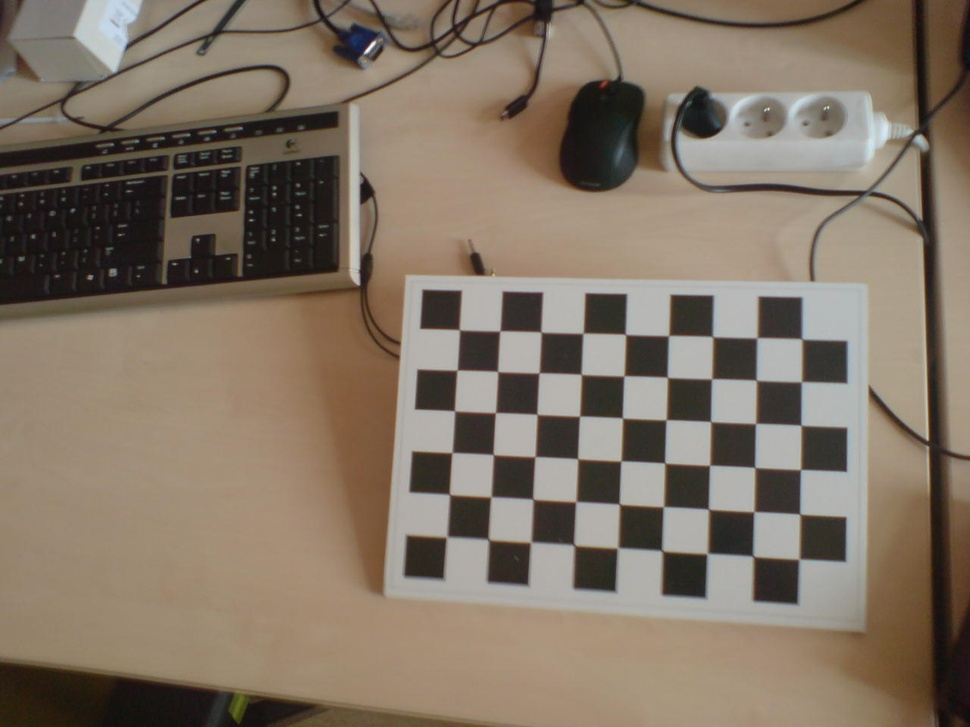
#> input picture opencv_py/K800i_calib/DSC00774.JPG, 970 x 727 px, shrunk from 1280 x 960 before the run
$ python gray_histogram.py K800i_calib/DSC00774.JPG
#> lines starting #> are read from the running program, lines starting #| are printed output that depends on the picture
#!/usr/bin/env python

import cv2
import pylab as pl
import sys

img = cv2.imread(sys.argv[1], cv2.IMREAD_GRAYSCALE)
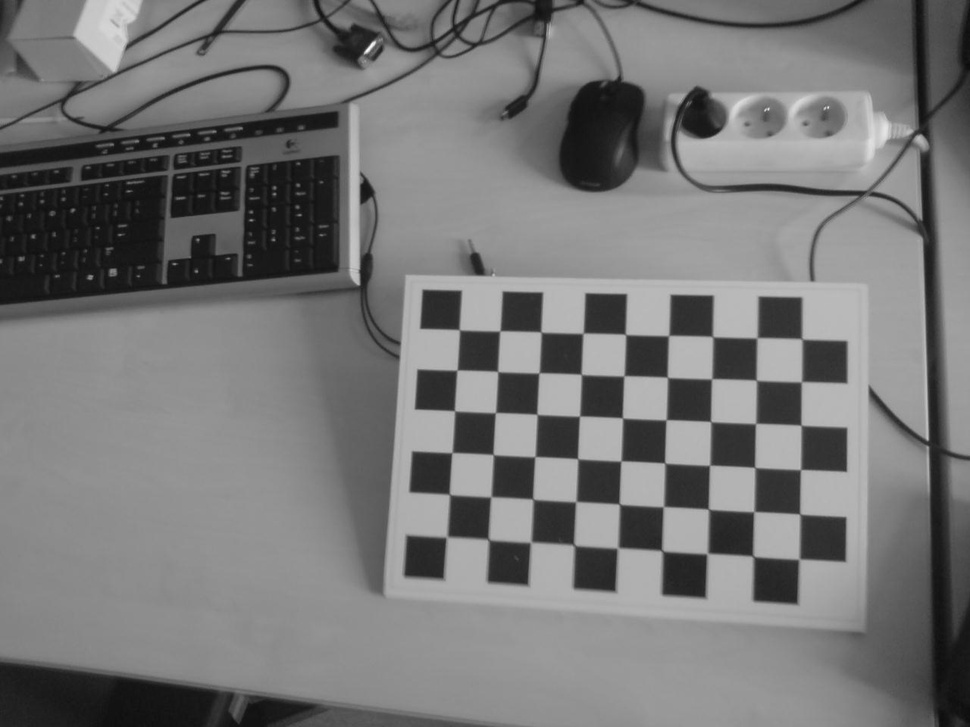
#> img: shape (727, 970); min 11, max 250, mean 118.4
n, bins, patches = pl.hist(img.flat, bins=pl.np.arange(256))
#> n = 255 values, max 18682 at index 145, min 0 at index 0, mean 2765.5; bins = 256 values from 0 to 255; patches = 255 items
pl.gcf().canvas.set_window_title(sys.argv[1] + ' - Gray Histogram')
pl.show()
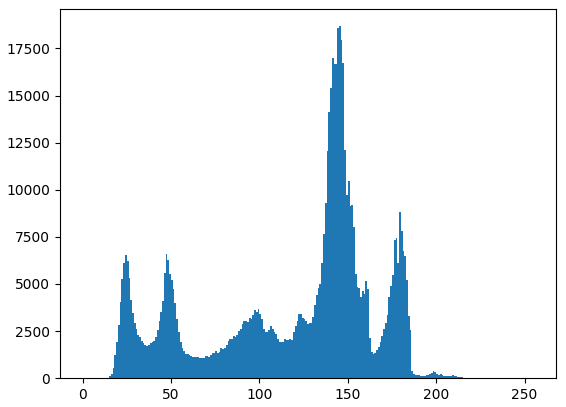
#> figure drawn by matplotlib, 1 panel; tallest bar 18682 high, from x = 145 to 146

$ run again, on opencv_py/K800i_calib/DSC00776.JPG
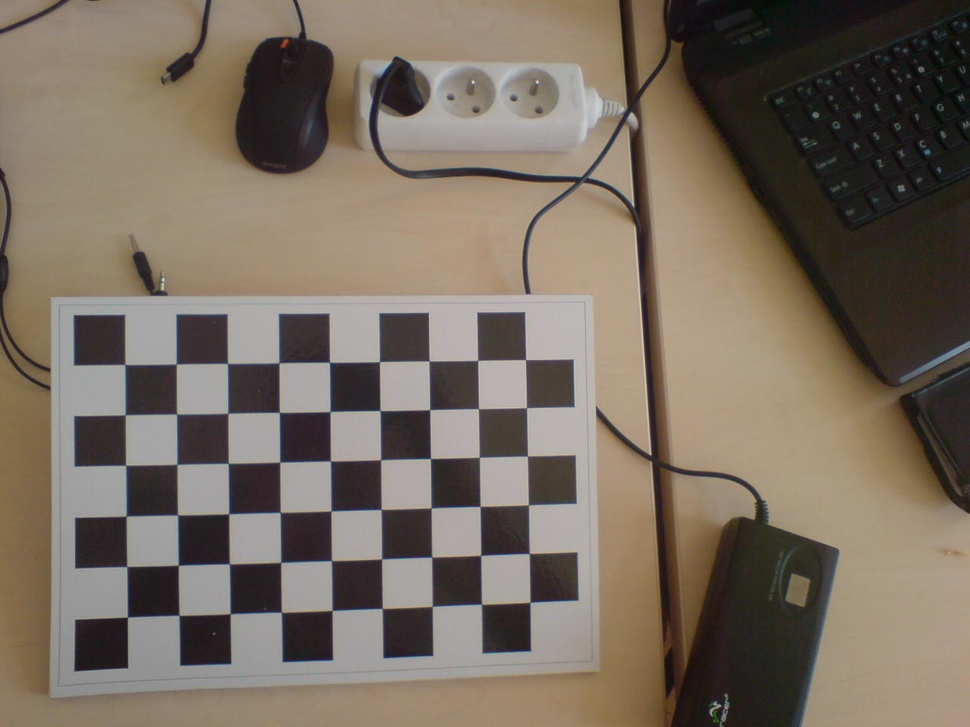
#> input picture opencv_py/K800i_calib/DSC00776.JPG, 970 x 727 px, shrunk from 1280 x 960 before the run
#> `img = cv2.imread(sys.argv[1], cv2.IMREAD_GRAYSCALE)`:
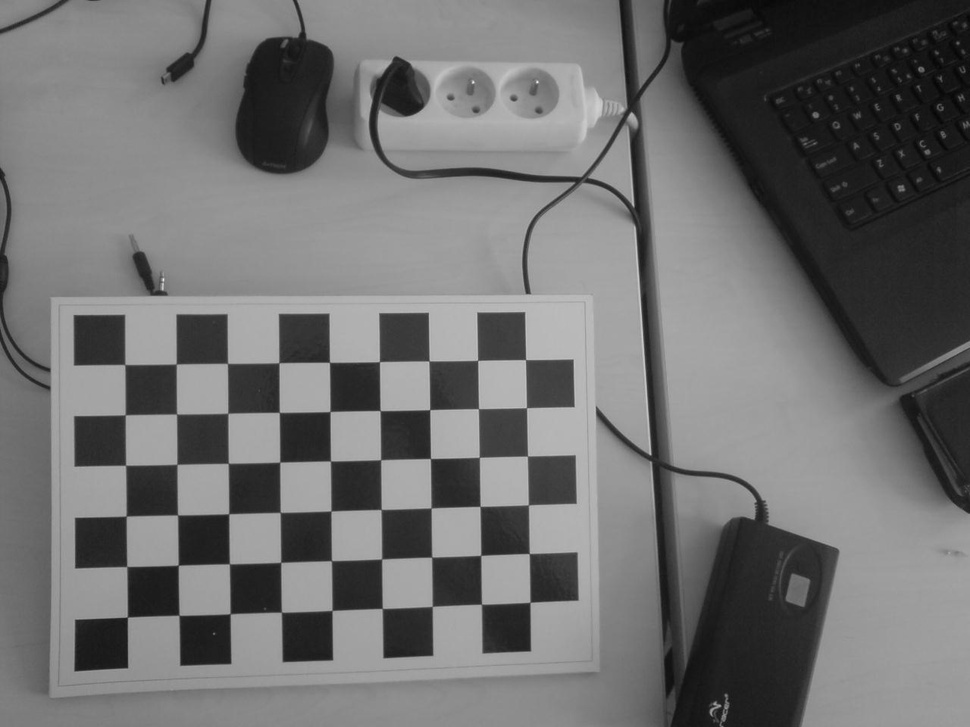
#> img: shape (727, 970); min 5, max 240, mean 111.1
#> n = 255 values, max 14156 at index 157, min 0 at index 0, mean 2765.5; bins = 256 values from 0 to 255; patches = 255 items
#> `pl.show()`:
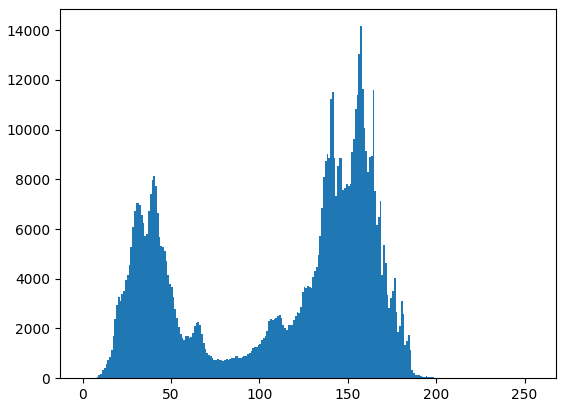
#> figure drawn by matplotlib, 1 panel; tallest bar 14156 high, from x = 157 to 158

$ run again, on opencv_py/K800i_calib/DSC00777.JPG
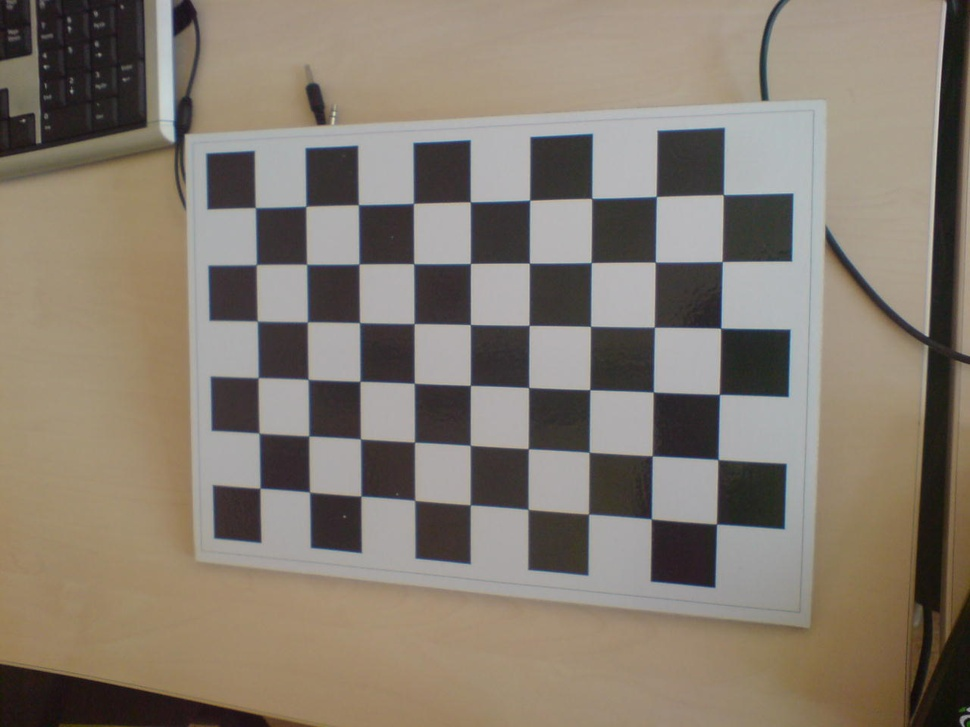
#> input picture opencv_py/K800i_calib/DSC00777.JPG, 970 x 727 px, shrunk from 1280 x 960 before the run
#> `img = cv2.imread(sys.argv[1], cv2.IMREAD_GRAYSCALE)`:
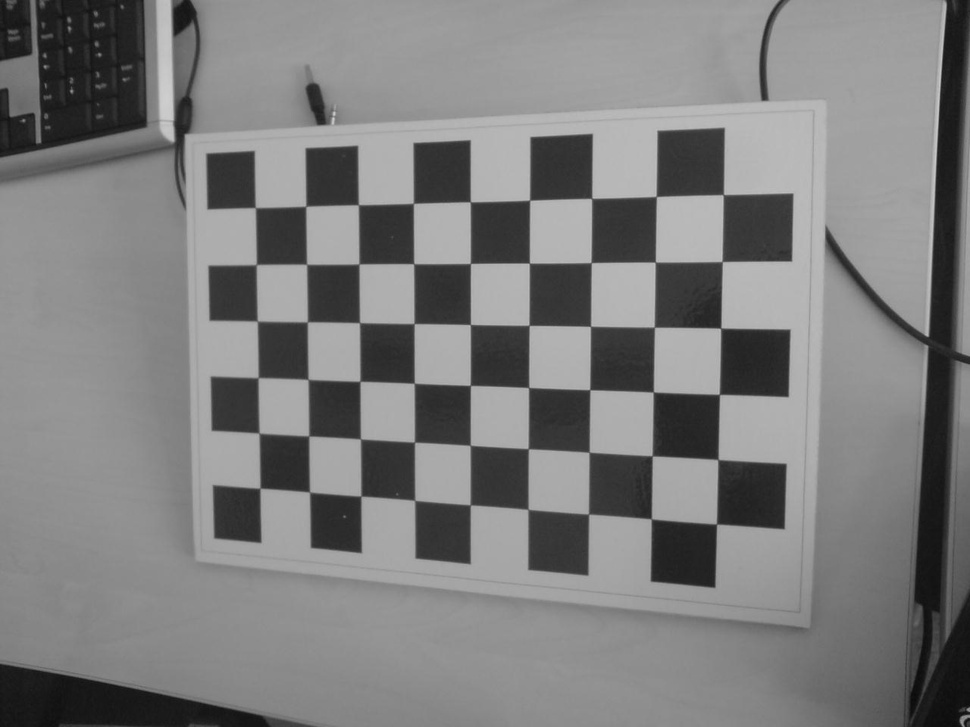
#> img: shape (727, 970); min 10, max 208, mean 125.1
#> n = 255 values, max 14005 at index 146, min 0 at index 0, mean 2765.5; bins = 256 values from 0 to 255; patches = 255 items
#> `pl.show()`:
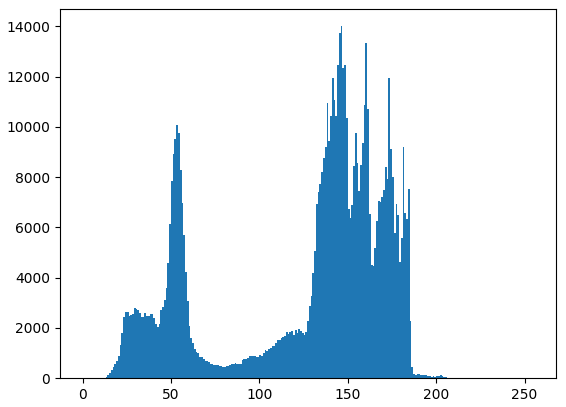
#> figure drawn by matplotlib, 1 panel; tallest bar 14005 high, from x = 146 to 147

$ run again, on opencv_py/K800i_calib/DSC00778.JPG
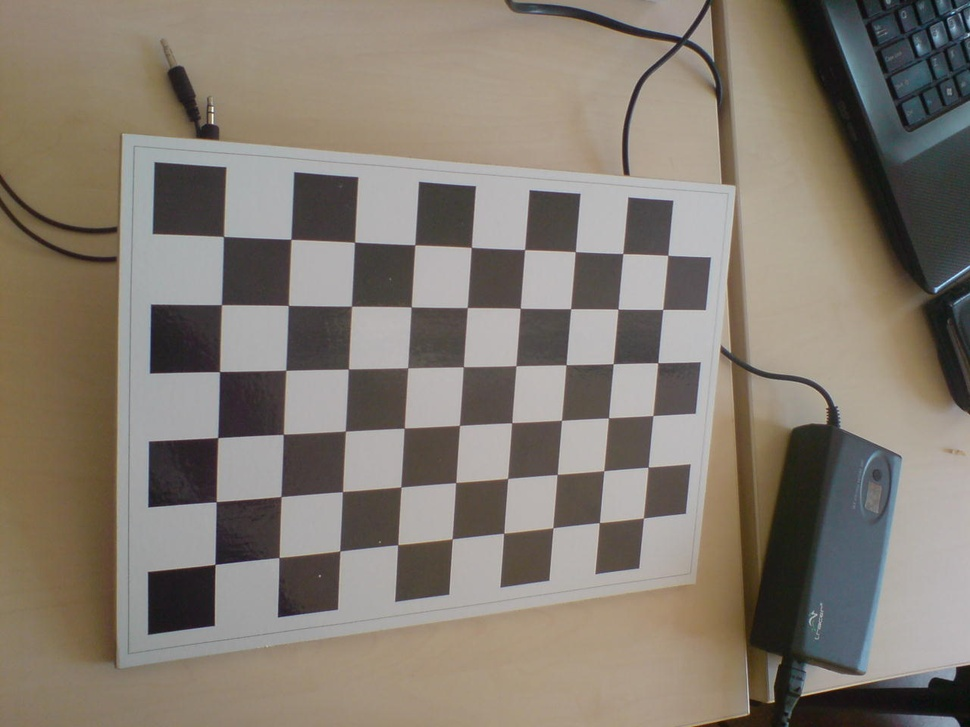
#> input picture opencv_py/K800i_calib/DSC00778.JPG, 970 x 727 px, shrunk from 1280 x 960 before the run
#> `img = cv2.imread(sys.argv[1], cv2.IMREAD_GRAYSCALE)`:
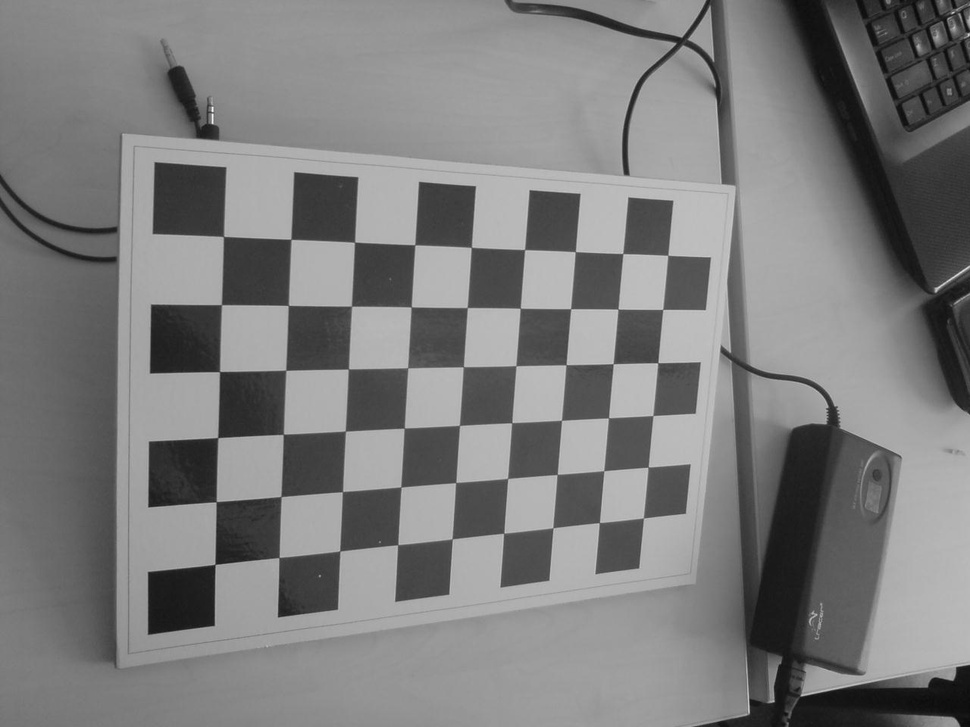
#> img: shape (727, 970); min 9, max 247, mean 124.3
#> n = 255 values, max 9306 at index 175, min 0 at index 0, mean 2765.5; bins = 256 values from 0 to 255; patches = 255 items
#> `pl.show()`:
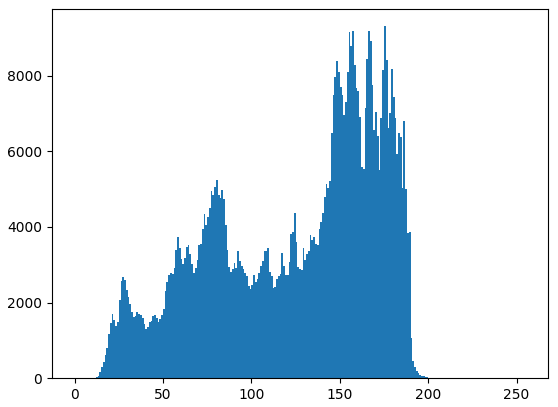
#> figure drawn by matplotlib, 1 panel; tallest bar 9306 high, from x = 175 to 176
